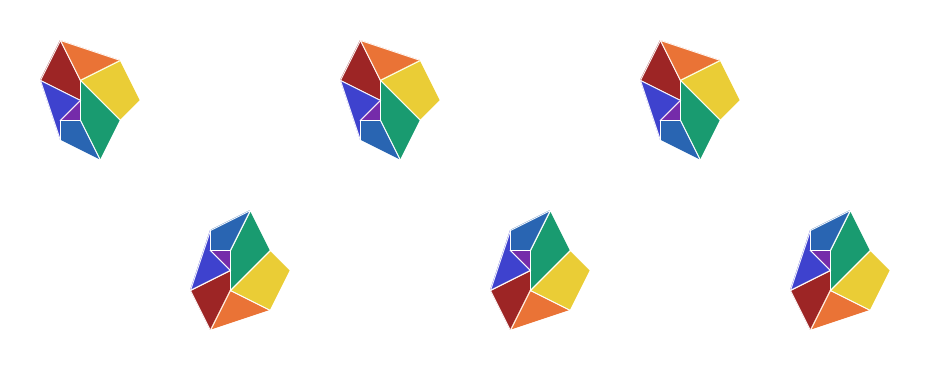
Frame 1 (no input)
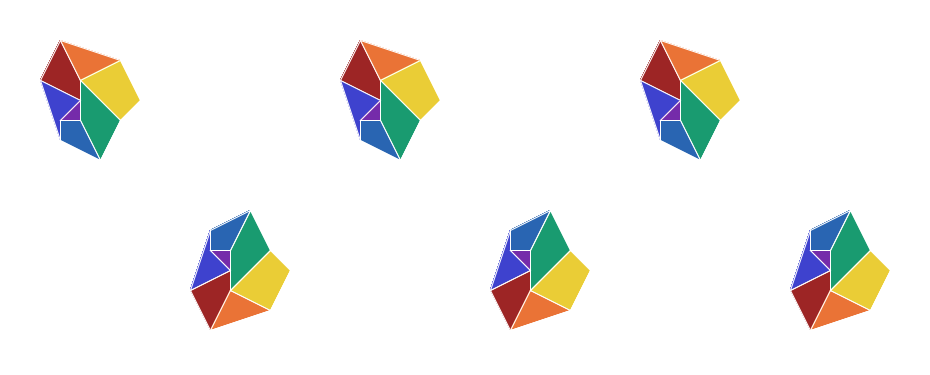
Frame 60 (the mouse pressed at the canvas centre just before this capture)
Frame 120 (the mouse held since frame 60 and released just before this capture): identical to frame 60, image omitted

The Processing sketch that drew these frames (run headless with seeded random() and noise(); from frame 60 on, the mouse is pressed at the canvas centre):

// Processing sketch: processing_21731
// ── processing_21731.pde

//P1G1

void setup() {
  size(930,375);
  smooth();
  background(255);
}
void draw() {
 //shapes
  for(int i=0; i<3; i++){
    pushMatrix();
    translate(i*300,0);
    stroke(255);
    strokeWeight(1);
    fill(157,37,37);
    quad(60,40,40,80,80,100,80,80);
    fill(234,115,54);
    triangle(60,40,120,60,80,80);
    fill(234,205,54);
    quad(120,60,140,100,120,120,80,80);
    fill(25,155,112);
    quad(120,120,80,80,80,120,100,160);
    fill(41,101,178);
    quad(80,120,100,160,60,140,60,120);
    fill(62,66,206);
    quad(60,140,60,120,80,100,40,80);
    fill(117,43,170);
    triangle(60,120,80,100,80,120);
    popMatrix();
    }
 //glide
  for(int i =0; i <3; i++){
    pushMatrix();
    translate(i*300, 0);
    fill(157,37,37);//red
    quad(190,290,230,270,230,290,210,330);
    fill(234,115,54);//orange
    triangle(210,330,230,290,270,310);
    fill(234,205,54);//yellow
    quad(270,310,230,290,270,250,290,270);
    fill(25,155,112);//green
    quad(270,250,230,290,230,250,250,210);
    fill(41,101,178);//blue
    quad(250,210,230,250,210,250,210,230);
    fill(62,66,206);//blue-purple
    quad(210,230,210,250,230,270,190,290);
    fill(117,43,170);//purple
    triangle(210,250,230,250,230,270);
    popMatrix();
 }
}
